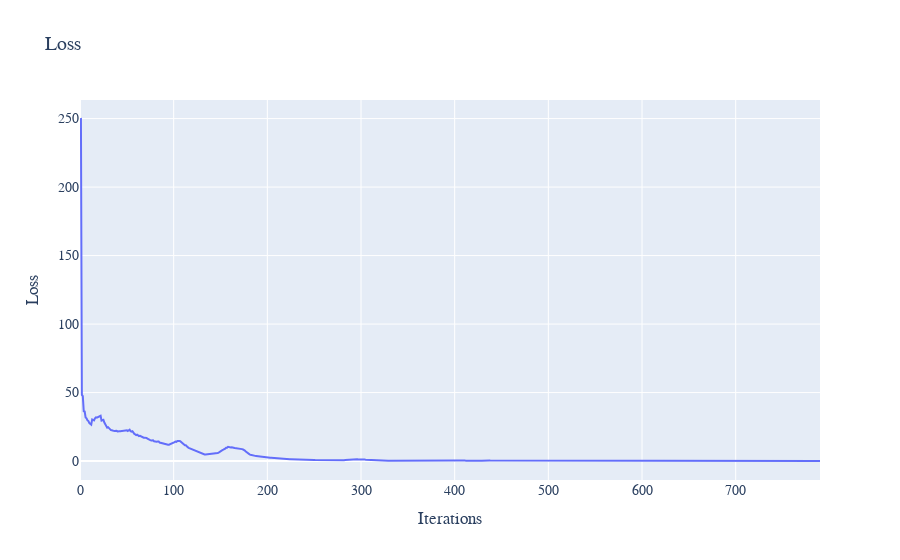

The notebook cell this image was saved under:
### Code cell
POiSSON_MODEL_CONFIG = {
    "hidden_dim": 128,
    "learning_rate": 5e-3,
    "loss_weights": (1, 75),
    "sampling_method": "uniform",
    "lr_decay": 0.99,
    "network_type": "RES",
    "optimiser": "Adam",
     "method": "Galerkin"
}
eq = POISSON()
model = POiSSON_MODEL_CONFIG
solver = DeepPDESolver(model, eq)
summary(solver.f_θ, (4, eq.var_dim))
losses = list(solver.train(800))
plot_losses(losses)

### Figure 1 — Plotly figure (JSON) as saved in the notebook; plotly's stock layout.template omitted (floating-point values rounded to 4 significant figures; data arrays with more than 128 entries replaced by an {"elided": "..."} marker saying what was removed)
{"data": [{"mode": "lines", "name": "Error at x=0.1", "type": "scatter", "x": {"elided": "791 int values"}, "xaxis": "x", "y": {"elided": "791 float values"}, "yaxis": "y"}], "layout": {"font": {"family": "Courier New, monospace", "size": 14}, "title": {"text": "Loss"}, "xaxis": {"anchor": "y", "domain": [0, 1], "title": {"text": "Iterations"}}, "yaxis": {"anchor": "x", "domain": [0, 1], "title": {"text": "Loss"}}}}
